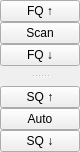
           <widget class="QSplitter" name="splitter">
            <property name="enabled">
             <bool>true</bool>
            </property>
            <property name="sizePolicy">
             <sizepolicy hsizetype="Minimum" vsizetype="Minimum">
              <horstretch>1</horstretch>
              <verstretch>1</verstretch>
             </sizepolicy>
            </property>
            <property name="orientation">
             <enum>Qt::Vertical</enum>
            </property>
            <property name="handleWidth">
             <number>20</number>
            </property>
            <widget class="QFrame" name="frame_FQ">
             <property name="sizePolicy">
              <sizepolicy hsizetype="MinimumExpanding" vsizetype="MinimumExpanding">
               <horstretch>1</horstretch>
               <verstretch>1</verstretch>
              </sizepolicy>
             </property>
             <property name="minimumSize">
              <size>
               <width>80</width>
               <height>0</height>
              </size>
             </property>
             <layout class="QVBoxLayout" name="verticalLayout" stretch="1,1,1">
              <property name="spacing">
               <number>0</number>
              </property>
              <property name="sizeConstraint">
               <enum>QLayout::SetMaximumSize</enum>
              </property>
              <property name="leftMargin">
               <number>0</number>
              </property>
              <property name="topMargin">
               <number>0</number>
              </property>
              <property name="rightMargin">
               <number>0</number>
              </property>
              <property name="bottomMargin">
               <number>0</number>
              </property>
              <item>
               <widget class="QPushButton" name="pushButton_fq_up">
                <property name="sizePolicy">
                 <sizepolicy hsizetype="Preferred" vsizetype="Preferred">
                  <horstretch>1</horstretch>
                  <verstretch>1</verstretch>
                 </sizepolicy>
                </property>
                <property name="minimumSize">
                 <size>
                  <width>60</width>
                  <height>0</height>
                 </size>
                </property>
                <property name="maximumSize">
                 <size>
                  <width>120</width>
                  <height>16777215</height>
                 </size>
                </property>
                <property name="focusPolicy">
                 <enum>Qt::NoFocus</enum>
                </property>
                <property name="text">
                 <string>FQ ↑</string>
                </property>
               </widget>
              </item>
              <item>
               <widget class="QPushButton" name="pushButton_fq_scan">
                <property name="sizePolicy">
                 <sizepolicy hsizetype="Preferred" vsizetype="Preferred">
                  <horstretch>1</horstretch>
                  <verstretch>1</verstretch>
                 </sizepolicy>
                </property>
                <property name="minimumSize">
                 <size>
                  <width>60</width>
                  <height>0</height>
                 </size>
                </property>
                <property name="maximumSize">
                 <size>
                  <width>120</width>
                  <height>16777215</height>
                 </size>
                </property>
                <property name="focusPolicy">
                 <enum>Qt::NoFocus</enum>
                </property>
                <property name="text">
                 <string>Scan</string>
                </property>
               </widget>
              </item>
              <item>
               <widget class="QPushButton" name="pushButton_fq_down">
                <property name="sizePolicy">
                 <sizepolicy hsizetype="Preferred" vsizetype="Preferred">
                  <horstretch>1</horstretch>
                  <verstretch>1</verstretch>
                 </sizepolicy>
                </property>
                <property name="minimumSize">
                 <size>
                  <width>60</width>
                  <height>0</height>
                 </size>
                </property>
                <property name="maximumSize">
                 <size>
                  <width>120</width>
                  <height>16777215</height>
                 </size>
                </property>
                <property name="focusPolicy">
                 <enum>Qt::NoFocus</enum>
                </property>
                <property name="text">
                 <string>FQ ↓</string>
                </property>
               </widget>
              </item>
             </layout>
            </widget>
            <widget class="QFrame" name="frame_SQ">
             <property name="sizePolicy">
              <sizepolicy hsizetype="MinimumExpanding" vsizetype="MinimumExpanding">
               <horstretch>1</horstretch>
               <verstretch>1</verstretch>
              </sizepolicy>
             </property>
             <property name="minimumSize">
              <size>
               <width>80</width>
               <height>0</height>
              </size>
             </property>
             <layout class="QVBoxLayout" name="verticalLayout_2" stretch="1,1,1">
              <property name="spacing">
               <number>0</number>
              </property>
              <property name="sizeConstraint">
               <enum>QLayout::SetMinimumSize</enum>
              </property>
              <property name="leftMargin">
               <number>0</number>
              </property>
              <property name="topMargin">
               <number>0</number>
              </property>
              <property name="rightMargin">
               <number>0</number>
              </property>
              <property name="bottomMargin">
               <number>0</number>
              </property>
              <item>
               <widget class="QPushButton" name="pushButton_sq_up">
                <property name="sizePolicy">
                 <sizepolicy hsizetype="Minimum" vsizetype="Minimum">
                  <horstretch>1</horstretch>
                  <verstretch>1</verstretch>
                 </sizepolicy>
                </property>
                <property name="minimumSize">
                 <size>
                  <width>60</width>
                  <height>0</height>
                 </size>
                </property>
                <property name="maximumSize">
                 <size>
                  <width>120</width>
                  <height>16777215</height>
                 </size>
                </property>
                <property name="focusPolicy">
                 <enum>Qt::NoFocus</enum>
                </property>
                <property name="text">
                 <string>SQ ↑</string>
                </property>
               </widget>
              </item>
              <item>
               <widget class="QPushButton" name="pushButton_sq_auto">
                <property name="sizePolicy">
                 <sizepolicy hsizetype="Minimum" vsizetype="Minimum">
                  <horstretch>1</horstretch>
                  <verstretch>1</verstretch>
                 </sizepolicy>
                </property>
                <property name="minimumSize">
                 <size>
                  <width>60</width>
                  <height>0</height>
                 </size>
                </property>
                <property name="maximumSize">
                 <size>
                  <width>120</width>
                  <height>16777215</height>
                 </size>
                </property>
                <property name="focusPolicy">
                 <enum>Qt::NoFocus</enum>
                </property>
                <property name="text">
                 <string>Auto</string>
                </property>
               </widget>
              </item>
              <item>
               <widget class="QPushButton" name="pushButton_sq_down">
                <property name="sizePolicy">
                 <sizepolicy hsizetype="Minimum" vsizetype="Minimum">
                  <horstretch>1</horstretch>
                  <verstretch>1</verstretch>
                 </sizepolicy>
                </property>
                <property name="minimumSize">
                 <size>
                  <width>60</width>
                  <height>0</height>
                 </size>
                </property>
                <property name="maximumSize">
                 <size>
                  <width>120</width>
                  <height>16777215</height>
                 </size>
                </property>
                <property name="focusPolicy">
                 <enum>Qt::NoFocus</enum>
                </property>
                <property name="text">
                 <string>SQ ↓</string>
                </property>
               </widget>
              </item>
             </layout>
            </widget>
           </widget>
